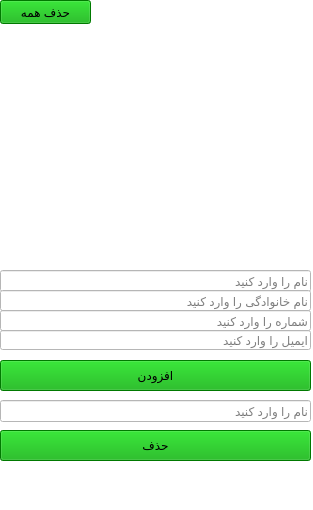
<?xml version="1.0" encoding="UTF-8"?>
<ui version="4.0">
 <class>MainWindow</class>
 <widget class="QMainWindow" name="MainWindow">
  <property name="geometry">
   <rect>
    <x>0</x>
    <y>0</y>
    <width>313</width>
    <height>510</height>
   </rect>
  </property>
  <property name="windowTitle">
   <string>MainWindow</string>
  </property>
  <property name="styleSheet">
   <string notr="true">background-color: rgb(255, 255, 255);
color: rgb(0, 0, 0);</string>
  </property>
  <widget class="QWidget" name="centralwidget">
   <widget class="QWidget" name="verticalLayoutWidget">
    <property name="geometry">
     <rect>
      <x>0</x>
      <y>30</y>
      <width>311</width>
      <height>241</height>
     </rect>
    </property>
    <layout class="QVBoxLayout" name="verticalLayout">
     <property name="spacing">
      <number>6</number>
     </property>
     <property name="sizeConstraint">
      <enum>QLayout::SetDefaultConstraint</enum>
     </property>
    </layout>
   </widget>
   <widget class="QLineEdit" name="lineEdit">
    <property name="geometry">
     <rect>
      <x>0</x>
      <y>270</y>
      <width>311</width>
      <height>22</height>
     </rect>
    </property>
    <property name="styleSheet">
     <string notr="true">color: rgb(255, 255, 255);
color: rgb(0, 0, 0);</string>
    </property>
    <property name="placeholderText">
     <string>نام را وارد کنید</string>
    </property>
   </widget>
   <widget class="QLineEdit" name="lineEdit_2">
    <property name="geometry">
     <rect>
      <x>0</x>
      <y>290</y>
      <width>311</width>
      <height>21</height>
     </rect>
    </property>
    <property name="styleSheet">
     <string notr="true">color: rgb(255, 255, 255);
color: rgb(0, 0, 0);</string>
    </property>
    <property name="placeholderText">
     <string>نام خانوادگی را وارد کنید</string>
    </property>
   </widget>
   <widget class="QPushButton" name="add_btn">
    <property name="geometry">
     <rect>
      <x>0</x>
      <y>360</y>
      <width>311</width>
      <height>31</height>
     </rect>
    </property>
    <property name="styleSheet">
     <string notr="true">background-color: rgb(255, 0, 0);
background-color: rgb(0, 170, 0);</string>
    </property>
    <property name="text">
     <string>افزودن</string>
    </property>
   </widget>
   <widget class="QLineEdit" name="lineEdit_3">
    <property name="geometry">
     <rect>
      <x>0</x>
      <y>310</y>
      <width>311</width>
      <height>21</height>
     </rect>
    </property>
    <property name="placeholderText">
     <string>شماره را وارد کنید</string>
    </property>
   </widget>
   <widget class="QLineEdit" name="lineEdit_4">
    <property name="geometry">
     <rect>
      <x>0</x>
      <y>330</y>
      <width>311</width>
      <height>20</height>
     </rect>
    </property>
    <property name="placeholderText">
     <string>ایمیل را وارد کنید</string>
    </property>
   </widget>
   <widget class="QPushButton" name="delete_btn">
    <property name="geometry">
     <rect>
      <x>0</x>
      <y>0</y>
      <width>91</width>
      <height>24</height>
     </rect>
    </property>
    <property name="styleSheet">
     <string notr="true">background-color: rgb(0, 170, 0);</string>
    </property>
    <property name="text">
     <string>حذف همه</string>
    </property>
   </widget>
   <widget class="QLineEdit" name="lineEdit_5">
    <property name="geometry">
     <rect>
      <x>0</x>
      <y>400</y>
      <width>311</width>
      <height>22</height>
     </rect>
    </property>
    <property name="placeholderText">
     <string>نام را وارد کنید</string>
    </property>
   </widget>
   <widget class="QPushButton" name="delete_btn_2">
    <property name="geometry">
     <rect>
      <x>0</x>
      <y>430</y>
      <width>311</width>
      <height>31</height>
     </rect>
    </property>
    <property name="styleSheet">
     <string notr="true">background-color: rgb(0, 170, 0);</string>
    </property>
    <property name="text">
     <string>حذف</string>
    </property>
   </widget>
  </widget>
  <widget class="QMenuBar" name="menubar">
   <property name="geometry">
    <rect>
     <x>0</x>
     <y>0</y>
     <width>313</width>
     <height>22</height>
    </rect>
   </property>
  </widget>
  <widget class="QStatusBar" name="statusbar"/>
 </widget>
 <resources/>
 <connections/>
</ui>
